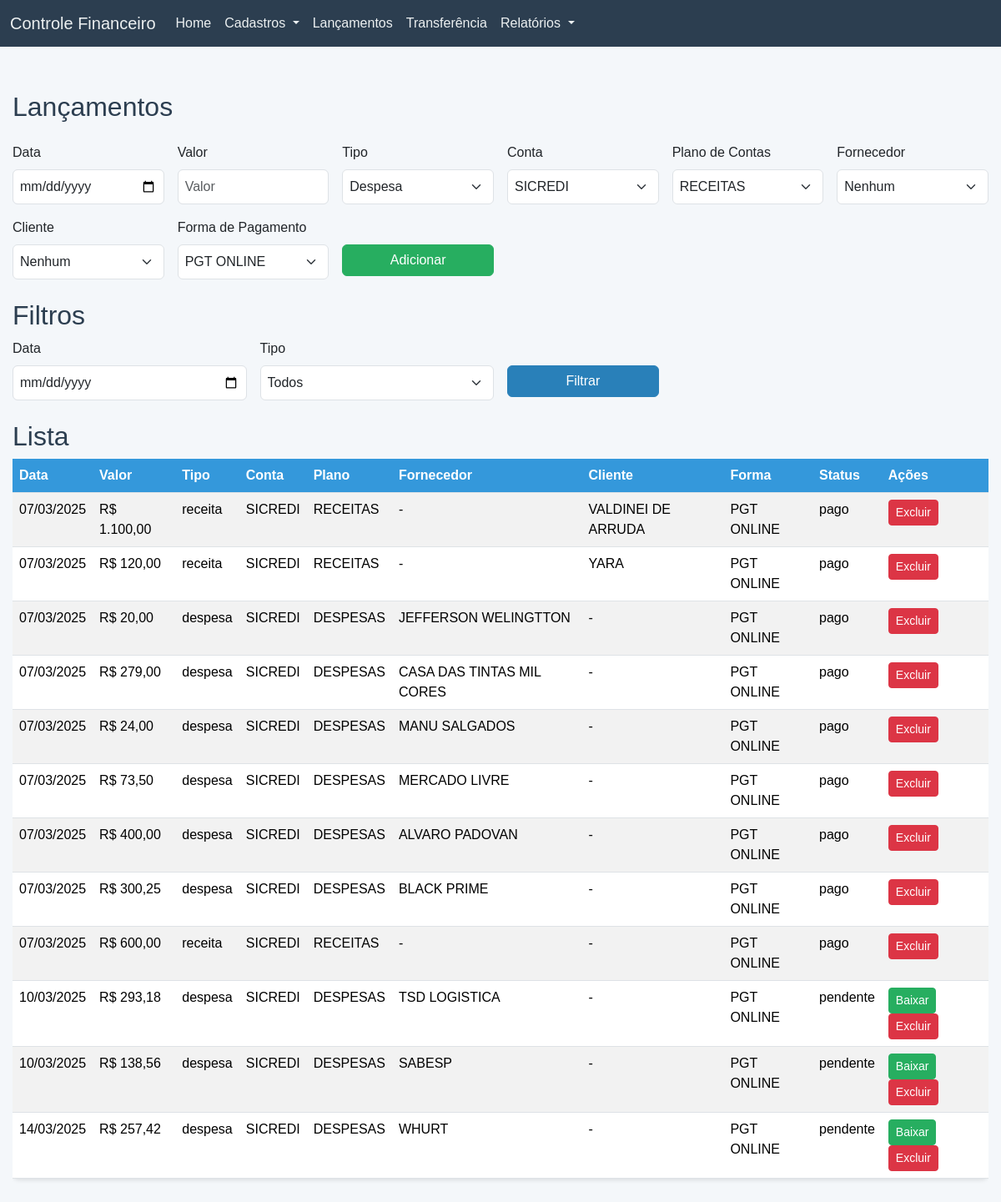
Page /lancamentos on the committed database.
### tables this page shows
CREATE TABLE lancamento (
                 id INTEGER PRIMARY KEY AUTOINCREMENT,
                 data_lancamento TEXT NOT NULL,
                 valor REAL NOT NULL,
                 tipo TEXT NOT NULL,
                 conta_bancaria_id INTEGER,
                 plano_contas_id INTEGER,
                 fornecedor_id INTEGER,
                 cliente_id INTEGER,
                 forma_pagamento_id INTEGER, status TEXT DEFAULT 'pendente',
                 FOREIGN KEY (conta_bancaria_id) REFERENCES conta_bancaria(id),
                 FOREIGN KEY (plano_contas_id) REFERENCES plano_contas(id),
                 FOREIGN KEY (fornecedor_id) REFERENCES fornecedor(id),
                 FOREIGN KEY (cliente_id) REFERENCES cliente(id),
                 FOREIGN KEY (forma_pagamento_id) REFERENCES forma_pagamento(id));

CREATE TABLE conta_bancaria (
                 id INTEGER PRIMARY KEY AUTOINCREMENT,
                 nome TEXT NOT NULL,
                 saldo_inicial REAL DEFAULT 0.0);

CREATE TABLE plano_contas (
                 id INTEGER PRIMARY KEY AUTOINCREMENT,
                 nome TEXT NOT NULL,
                 categoria_pai INTEGER,
                 centro_custo_id INTEGER,
                 FOREIGN KEY (categoria_pai) REFERENCES plano_contas(id),
                 FOREIGN KEY (centro_custo_id) REFERENCES centro_custo(id));

CREATE TABLE cliente (
                 id INTEGER PRIMARY KEY AUTOINCREMENT,
                 cpf_cnpj TEXT UNIQUE NOT NULL,
                 nome TEXT NOT NULL);

CREATE TABLE forma_pagamento (
                 id INTEGER PRIMARY KEY AUTOINCREMENT,
                 nome TEXT NOT NULL);

CREATE TABLE fornecedor (
                 id INTEGER PRIMARY KEY AUTOINCREMENT,
                 cnpj TEXT UNIQUE NOT NULL,
                 nome_fantasia TEXT NOT NULL,
                 razao_social TEXT NOT NULL);

### app.py (the view, shortened to what this page needs)
@app.route('/lancamentos', methods=['GET', 'POST'])
def lancamentos():
    filtro_data = request.args.get('filtro_data')
    filtro_tipo = request.args.get('filtro_tipo')
    contas = get_contas()
    planos = get_planos()
    fornecedores = get_fornecedores()
    clientes = get_clientes()
    formas = get_formas_pagamento()
    lancamentos = get_lancamentos(filtro_data, filtro_tipo)
    lancamentos = [{'id': l['id'], 'data_lancamento': l['data_lancamento'], 'valor': round(l['valor'], 2),
                    'tipo': l['tipo'], 'conta_nome': l['conta_nome'], 'plano_nome': l['plano_nome'],
                    'fornecedor_nome': l['fornecedor_nome'], 'cliente_nome': l['cliente_nome'],
                    'forma_nome': l['forma_nome'], 'status': l['status']} for l in lancamentos]
    return render_template('lancamentos.html', contas=contas, planos=planos, fornecedores=fornecedores,
                          clientes=clientes, formas=formas, lancamentos=lancamentos,
                          filtro_data=filtro_data, filtro_tipo=filtro_tipo)

### app.py (called while the page is built)
@app.template_filter('format_date')
def format_date(value):
    if isinstance(value, str):
        date_obj = datetime.strptime(value, '%Y-%m-%d')
        return date_obj.strftime('%d/%m/%Y')
    return value

@app.template_filter('format_currency')
def format_currency(value):
    if value is None or not isinstance(value, (int, float)):
        return 'R$ 0,00'
    return f'R$ {value:,.2f}'.replace('.', '#').replace(',', '.').replace('#', ',')

### database.py (called while the page is built)
def get_db():
    if 'db' not in g:
        g.db = sqlite3.connect(DATABASE)
        g.db.row_factory = sqlite3.Row
    return g.db

### models.py (called while the page is built)
def get_contas():
    conn = get_db()
    c = conn.cursor()
    c.execute("SELECT * FROM conta_bancaria")
    contas = c.fetchall()
    return contas

def get_planos():
    conn = get_db()
    c = conn.cursor()
    c.execute("SELECT pc.*, cc.nome AS centro_custo_nome FROM plano_contas pc LEFT JOIN centro_custo cc ON pc.centro_custo_id = cc.id")
    planos = c.fetchall()
    return planos

def get_fornecedores():
    conn = get_db()
    c = conn.cursor()
    c.execute("SELECT * FROM fornecedor")
    fornecedores = c.fetchall()
    return fornecedores

def get_clientes():
    conn = get_db()
    c = conn.cursor()
    c.execute("SELECT * FROM cliente")
    clientes = c.fetchall()
    return clientes

def get_formas_pagamento():
    conn = get_db()
    c = conn.cursor()
    c.execute("SELECT * FROM forma_pagamento")
    formas = c.fetchall()
    return formas

### templates/lancamentos.html (shortened to what this page needs)
{% extends "base.html" %}
{% block content %}
<h1 class="mb-4">Lançamentos</h1>
<form method="POST" class="mb-4 row g-3">
    <div class="col-md-2">
        <label class="form-label">Data</label>
        <input type="date" name="data" class="form-control" required>
    </div>
    <div class="col-md-2">
        <label class="form-label">Valor</label>
        <input type="number" step="0.01" name="valor" class="form-control" placeholder="Valor" required>
    </div>
    <div class="col-md-2">
        <label class="form-label">Tipo</label>
        <select name="tipo" class="form-select" required>
            <option value="despesa">Despesa</option>
        </select>
    </div>
    <div class="col-md-2">
        <label class="form-label">Conta</label>
        <select name="conta" class="form-select" required>
            {% for conta in contas %}
            <option value="{{ conta['id'] }}">{{ conta['nome'] }}</option>
            {% endfor %}
        </select>
    </div>
    <div class="col-md-2">
        <label class="form-label">Plano de Contas</label>
        <select name="plano" class="form-select" required>
            {% for plano in planos %}
            <option value="{{ plano['id'] }}">{{ plano['nome'] }}</option>
            {% endfor %}
        </select>
    </div>
    <div class="col-md-2">
        <label class="form-label">Fornecedor</label>
        <select name="fornecedor" class="form-select">
            <option value="">Nenhum</option>
        </select>
    </div>
    <div class="col-md-2">
        <label class="form-label">Cliente</label>
        <select name="cliente" class="form-select">
            <option value="">Nenhum</option>
        </select>
    </div>
    <div class="col-md-2">
        <label class="form-label">Forma de Pagamento</label>
        <select name="forma" class="form-select" required>
            {% for forma in formas %}
            <option value="{{ forma['id'] }}">{{ forma['nome'] }}</option>
            {% endfor %}
        </select>
    </div>
    <div class="col-md-2">
        <label class="form-label"> </label>
        <button type="submit" class="btn btn-success w-100">Adicionar</button>
    </div>
</form>
<h2>Filtros</h2>
<form method="POST" class="mb-4 row g-3">
    <div class="col-md-3">
        <label class="form-label">Data</label>
        <input type="date" name="filtro_data" value="{{ filtro_data or '' }}" class="form-control">
    </div>
    <div class="col-md-3">
        <label class="form-label">Tipo</label>
        <select name="filtro_tipo" class="form-select">
            <option value="">Todos</option>
        </select>
    </div>
    <div class="col-md-2">
        <label class="form-label"> </label>
        <button type="submit" name="filtro" class="btn btn-primary w-100">Filtrar</button>
    </div>
</form>
<h2>Lista</h2>
<div class="table-responsive">
    <table class="table table-striped table-hover">
        <thead>
            <tr>
                <th>Data</th>
                <th>Valor</th>
                <th>Tipo</th>
                <th>Conta</th>
                <th>Plano</th>
                <th>Fornecedor</th>
                <th>Cliente</th>
                <th>Forma</th>
                <th>Status</th>
                <th>Ações</th>
            </tr>
        </thead>
        <tbody>
            {% for lancamento in lancamentos %}
            <tr>
                <td>{{ lancamento['data_lancamento'] | format_date }}</td>
                <td>{{ lancamento['valor'] | format_currency }}</td>
                <td>{{ lancamento['tipo'] }}</td>
                <td>{{ lancamento['conta_nome'] }}</td>
                <td>{{ lancamento['plano_nome'] }}</td>
                <td>{{ lancamento['fornecedor_nome'] or '-' }}</td>
                <td>{{ lancamento['cliente_nome'] or '-' }}</td>
                <td>{{ lancamento['forma_nome'] }}</td>
                <td>{{ lancamento['status'] }}</td>
                <td>
                    {% if lancamento['status'] == 'pendente' %}
                    <form method="POST" style="display:inline;">
                        <button type="submit" name="baixar" value="{{ lancamento['id'] }}" class="btn btn-success btn-sm">Baixar</button>
                    </form>
                    {% endif %}
                    <form method="POST" style="display:inline;">
                        <button type="submit" name="delete" value="{{ lancamento['id'] }}" class="btn btn-danger btn-sm">Excluir</button>
                    </form>
                </td>
            </tr>
            {% endfor %}
        </tbody>
    </table>
</div>
{% endblock %}

### static/style.css (style rules this page uses)
body { background-color: #f4f7fa; font-family: 'Arial', 'Helvetica', sans-serif; margin: 0; padding-top: 70px; }
h1, h2 { color: #2c3e50; font-size: 2rem; }
.table { background-color: #fff; border-radius: 8px; box-shadow: 0 2px 5px rgba(0, 0, 0, 0.1); }
.table thead th { background-color: #3498db; color: #fff; }
.table-responsive { overflow-x: auto; -webkit-overflow-scrolling: touch; }
.btn-primary { background-color: #2980b9; border-color: #2980b9; transition: background-color 0.3s ease; }
.btn-success { background-color: #27ae60; border-color: #27ae60; }
.form-control, .form-select { padding: 8px; font-size: 1rem; }

### rows in the picture
lancamento: data_lancamento "07/03/2025", valor "R$ 1.100,00", tipo "receita", conta_nome "SICREDI", plano_nome "RECEITAS", lancamento "-", nome "VALDINEI DE ARRUDA", forma_nome "PGT ONLINE", status "pago", {{ lancamento['id'] }} 6 (drawn)
lancamento: data_lancamento "07/03/2025", valor "R$ 120,00", tipo "receita", conta_nome "SICREDI", plano_nome "RECEITAS", lancamento "-", nome "YARA", forma_nome "PGT ONLINE", status "pago", {{ lancamento['id'] }} 7 (drawn)
lancamento: data_lancamento "07/03/2025", valor "R$ 20,00", tipo "despesa", conta_nome "SICREDI", plano_nome "DESPESAS", nome_fantasia "JEFFERSON WELINGTTON", lancamento "-", forma_nome "PGT ONLINE", status "pago", {{ lancamento['id'] }} 8 (drawn)
lancamento: data_lancamento "07/03/2025", valor "R$ 279,00", tipo "despesa", conta_nome "SICREDI", plano_nome "DESPESAS", nome_fantasia "CASA DAS TINTAS MIL CORES", lancamento "-", forma_nome "PGT ONLINE", status "pago", {{ lancamento['id'] }} 9 (drawn)
lancamento: data_lancamento "07/03/2025", valor "R$ 24,00", tipo "despesa", conta_nome "SICREDI", plano_nome "DESPESAS", nome_fantasia "MANU SALGADOS", lancamento "-", forma_nome "PGT ONLINE", status "pago", {{ lancamento['id'] }} 10 (drawn)
lancamento: data_lancamento "07/03/2025", valor "R$ 73,50", tipo "despesa", conta_nome "SICREDI", plano_nome "DESPESAS", nome_fantasia "MERCADO LIVRE", lancamento "-", forma_nome "PGT ONLINE", status "pago", {{ lancamento['id'] }} 11 (drawn)
lancamento: data_lancamento "07/03/2025", valor "R$ 400,00", tipo "despesa", conta_nome "SICREDI", plano_nome "DESPESAS", nome_fantasia "ALVARO PADOVAN", lancamento "-", forma_nome "PGT ONLINE", status "pago", {{ lancamento['id'] }} 12 (drawn)
lancamento: data_lancamento "07/03/2025", valor "R$ 300,25", tipo "despesa", conta_nome "SICREDI", plano_nome "DESPESAS", nome_fantasia "BLACK PRIME", lancamento "-", forma_nome "PGT ONLINE", status "pago", {{ lancamento['id'] }} 13 (drawn)
lancamento: data_lancamento "07/03/2025", valor "R$ 600,00", tipo "receita", conta_nome "SICREDI", plano_nome "RECEITAS", lancamento "-", forma_nome "PGT ONLINE", status "pago", {{ lancamento['id'] }} 14 (drawn)
lancamento: data_lancamento "10/03/2025", valor "R$ 293,18", tipo "despesa", conta_nome "SICREDI", plano_nome "DESPESAS", nome_fantasia "TSD LOGISTICA", lancamento "-", forma_nome "PGT ONLINE", status "pendente", {{ lancamento['id'] }} 15 (drawn)
lancamento: data_lancamento "10/03/2025", valor "R$ 138,56", tipo "despesa", conta_nome "SICREDI", plano_nome "DESPESAS", nome_fantasia "SABESP", lancamento "-", forma_nome "PGT ONLINE", status "pendente", {{ lancamento['id'] }} 16 (drawn)
lancamento: data_lancamento "14/03/2025", valor "R$ 257,42", tipo "despesa", conta_nome "SICREDI", plano_nome "DESPESAS", nome_fantasia "WHURT", lancamento "-", forma_nome "PGT ONLINE", status "pendente", {{ lancamento['id'] }} 17 (drawn)

### other values in the picture
form field conta "SICREDI"
form field plano "RECEITAS"
form field forma "PGT ONLINE"
